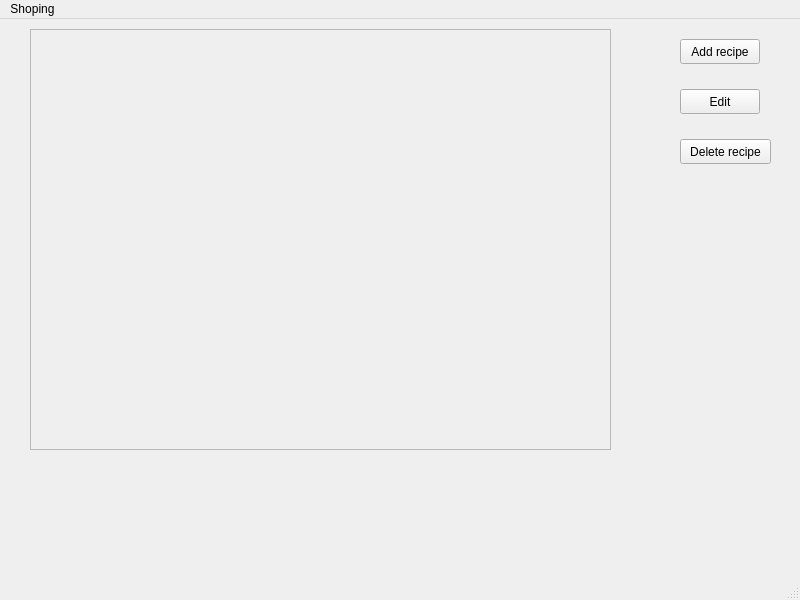
<?xml version="1.0" encoding="UTF-8"?>
<ui version="4.0">
 <class>MainWindow</class>
 <widget class="QMainWindow" name="MainWindow">
  <property name="geometry">
   <rect>
    <x>0</x>
    <y>0</y>
    <width>800</width>
    <height>600</height>
   </rect>
  </property>
  <property name="windowTitle">
   <string>MainWindow</string>
  </property>
  <widget class="QWidget" name="centralwidget">
   <widget class="QScrollArea" name="mainScroll">
    <property name="geometry">
     <rect>
      <x>30</x>
      <y>10</y>
      <width>581</width>
      <height>421</height>
     </rect>
    </property>
    <property name="acceptDrops">
     <bool>false</bool>
    </property>
    <property name="widgetResizable">
     <bool>true</bool>
    </property>
    <widget class="QWidget" name="scrollContent">
     <property name="geometry">
      <rect>
       <x>0</x>
       <y>0</y>
       <width>579</width>
       <height>419</height>
      </rect>
     </property>
    </widget>
   </widget>
   <widget class="QPushButton" name="pushButton">
    <property name="geometry">
     <rect>
      <x>680</x>
      <y>70</y>
      <width>80</width>
      <height>25</height>
     </rect>
    </property>
    <property name="text">
     <string>Edit</string>
    </property>
   </widget>
   <widget class="QPushButton" name="pushButton_2">
    <property name="geometry">
     <rect>
      <x>680</x>
      <y>20</y>
      <width>80</width>
      <height>25</height>
     </rect>
    </property>
    <property name="text">
     <string>Add recipe</string>
    </property>
   </widget>
   <widget class="QPushButton" name="pushButton_3">
    <property name="geometry">
     <rect>
      <x>680</x>
      <y>120</y>
      <width>91</width>
      <height>25</height>
     </rect>
    </property>
    <property name="text">
     <string>Delete recipe</string>
    </property>
   </widget>
  </widget>
  <widget class="QMenuBar" name="menubar">
   <property name="geometry">
    <rect>
     <x>0</x>
     <y>0</y>
     <width>800</width>
     <height>22</height>
    </rect>
   </property>
   <widget class="QMenu" name="menuShoping">
    <property name="title">
     <string>Shoping</string>
    </property>
    <addaction name="separator"/>
    <addaction name="actionShoping_list"/>
   </widget>
   <addaction name="menuShoping"/>
  </widget>
  <widget class="QStatusBar" name="statusbar"/>
  <action name="actionIngredient_List">
   <property name="text">
    <string>Ingredient List</string>
   </property>
  </action>
  <action name="actionIngredient_list">
   <property name="text">
    <string>Ingredient list</string>
   </property>
  </action>
  <action name="actionShoping_list">
   <property name="text">
    <string>Shoping list</string>
   </property>
  </action>
 </widget>
 <resources/>
 <connections/>
</ui>
